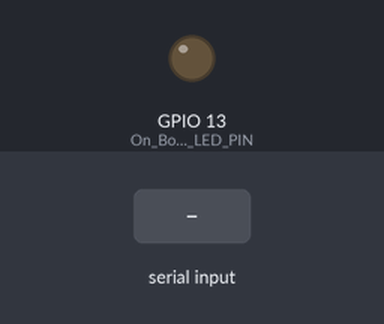
Simulated run of this sketch. Board: ESP32. Shown: output pins drawn as LEDs (lit = HIGH). Inputs (shaded band) come from the test bench. WiFi joins after 1.5 s; servers stay silent unless stated; uploads are accepted with an empty reply; what the sketch prints to the serial monitor is not drawn.

Above: at 3.7 s.
3.8 s: "90,45\n" received over Serial
5.3 s: "30,150\n" received over Serial
6.8 s: "0\n" received over Serial
At 7.92 s:
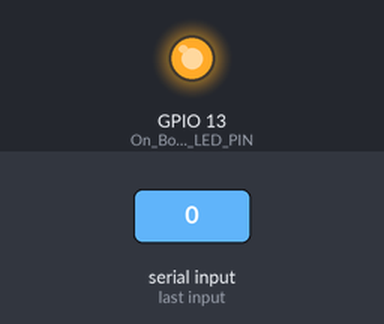
Timing chart, 0 to 9.8 s (numbered marks = the images above; inputs shaded):
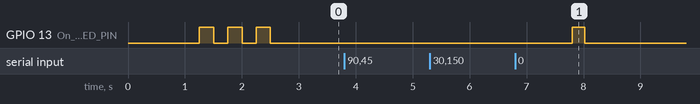

Measured:
- after the input at 3.8 s, every drawn part: stays the same
- after the input at 5.3 s, every drawn part: stays the same
- after the input at 6.8 s, GPIO 13 (On_Board_LED_PIN): LOW → HIGH after 1.0 s, → LOW 0.22 s later

The sketch:

esp32_wifi.ino
```cpp
#include "WiFi.h"
#include <HTTPClient.h>

// WiFi credentials
const char* ssid = "-Insert Wifi Name-";          // WiFi network name (SSID)
const char* password = "-Insert Wifi Password-";    // WiFi password

// Google Apps Script Web App URL for data submission
String Web_App_URL = "https://script.google.com/macros/s/AKfycbxqODgmwtgdT65K4eHZ3o8GDwfrviQeMIPJLl4Rtm7evwjQbFujbmngrwrkdEOvbvwT/exec";

// Variables to store data
String Person = "Bob";           // Example person name
String Authorization = "Yes";    // Example authorization status
int image = 5;                   // Example image ID
int id = 2;                      // Example unique ID

#define On_Board_LED_PIN 13      // Onboard LED pin for visual indication

bool dataSent = false;           // Flag to track if data has been sent

// Function to gather data from user input through Serial Monitor
void Getting_Fingerdata() {
  // Prompt user to enter person's name
  Serial.println("Please enter the person's name:");
  while (Serial.available() == 0); // Wait for user input
  Person = Serial.readStringUntil('\n');
  Person.trim(); // Remove any newline characters

  // Prompt user to enter authorization status
  Serial.println("Please enter the authorization status (Yes/No):");
  while (Serial.available() == 0); // Wait for user input
  Authorization = Serial.readStringUntil('\n');
  Authorization.trim(); // Remove any newline characters

  // Prompt user to enter image ID
  Serial.println("Please enter the image ID (integer):");
  while (Serial.available() == 0); // Wait for user input
  image = Serial.parseInt(); // Read integer value

  // Prompt user to enter unique ID
  Serial.println("Please enter the unique ID (integer):");
  while (Serial.available() == 0); // Wait for user input
  id = Serial.parseInt(); // Read integer value

  // Output gathered data to Serial Monitor
  Serial.println();
  Serial.println("-------------");
  Serial.print("Name : ");
  Serial.print(Person);
  Serial.print(" | Authorization : ");
  Serial.print(Authorization);
  Serial.print(" | Image : ");
  Serial.print(image);
  Serial.print(" | ID : ");
  Serial.print(id);
  Serial.println("-------------");
}

void setup() {
  // Initialize Serial communication
  Serial.begin(115200);
  delay(1000);

  // Configure the onboard LED as an output
  pinMode(On_Board_LED_PIN, OUTPUT);

  // Connect to Wi-Fi
  WiFi.mode(WIFI_STA); // Set Wi-Fi to station mode
  WiFi.begin(ssid, password); // Start connection
  Serial.print("Connecting to WiFi");

  int timeout = 40; // 20 seconds timeout (40 * 250 ms)
  while (WiFi.status() != WL_CONNECTED && timeout > 0) {
    delay(250);
    Serial.print(".");
    digitalWrite(On_Board_LED_PIN, HIGH); // Blink LED while connecting
    delay(250);
    digitalWrite(On_Board_LED_PIN, LOW);
    timeout--;
  }

  // Check Wi-Fi connection status
  if (WiFi.status() == WL_CONNECTED) {
    Serial.println("\nWiFi connected");
  } else {
    Serial.println("\nWiFi connection failed, restarting...");
    ESP.restart(); // Restart ESP if connection fails
  }
}

void loop() {
  // Check if data has already been sent
  if (!dataSent) {
    Getting_Fingerdata(); // Gather data from user input

    // Send data if Wi-Fi is connected
    if (WiFi.status() == WL_CONNECTED) {
      digitalWrite(On_Board_LED_PIN, HIGH); // Turn on LED to indicate data sending

      // Form the URL for sending data
      String Send_Data_URL = Web_App_URL + "?sts=write";
      Send_Data_URL += "&id=" + String(id);
      Send_Data_URL += "&image=" + String(image);
      Send_Data_URL += "&person=" + Person;
      Send_Data_URL += "&authorization=" + Authorization;

      // Output the URL to the Serial Monitor for debugging
      Serial.println("\n-------------");
      Serial.println("Sending data to Google Spreadsheet...");
      Serial.print("URL: ");
      Serial.println(Send_Data_URL);

      // Send the HTTP GET request
      HTTPClient http;
      http.begin(Send_Data_URL.c_str());
      int httpCode = http.GET();

      // Handle the response
      if (httpCode > 0) {
        Serial.print("HTTP Status Code: ");
        Serial.println(httpCode);
        String payload = http.getString(); // Read server response
        Serial.println("Payload: " + payload);

        // Set the flag to true after successful data transmission
        dataSent = true;
      } else {
        Serial.print("HTTP request failed: ");
        Serial.println(http.errorToString(httpCode).c_str());
      }

      http.end(); // Close connection
      digitalWrite(On_Board_LED_PIN, LOW); // Turn off LED
      Serial.println("-------------");
    } else {
      Serial.println("WiFi not connected, retrying...");
    }
  }

  // Stop execution after sending data
  if (dataSent) {
    Serial.println("Data sent. Stopping further execution.");
    while (true) {
      delay(1000); // Infinite loop to stop further execution
    }
  }
}

/*
//>>>>>>>>>>>>>>>>>>>>>>>>>>>>>>>>>>>>>>>>>>>>>>>>>>>>>>>>>>>>>>>>>>>>>>>>>>>>>>>>>>>>>>>>> 04_Read_Data_from_Google_Sheets
//----------------------------------------Including the libraries.

//________________________________________________________________________________getValue()
// String function to process the data (Split String).
// I got this from : https://www.electroniclinic.com/reyax-lora-based-multiple-sensors-monitoring-using-arduino/
String getValue(String data, char separator, int index) {
  int found = 0;
  int strIndex[] = { 0, -1 };
  int maxIndex = data.length() - 1;

  for (int i = 0; i <= maxIndex && found <= index; i++) {
    if (data.charAt(i) == separator || i == maxIndex) {
      found++;
      strIndex[0] = strIndex[1] + 1;
      strIndex[1] = (i == maxIndex) ? i+1 : i;
    }
  }
  return found > index ? data.substring(strIndex[0], strIndex[1]) : "";
}
//________________________________________________________________________________

//________________________________________________________________________________VOID LOOP()
void loop() {
  // put your main code here, to run repeatedly:

  //----------------------------------------Conditions that are executed when WiFi is connected.
  // This condition is the condition for reading or getting data from Google Sheets.
  if (WiFi.status() == WL_CONNECTED) {
    digitalWrite(On_Board_LED_PIN, HIGH);

    // Create a URL for reading or getting data from Google Sheets.
    String Read_Data_URL = Web_App_URL + "?sts=read";

    Serial.println();
    Serial.println("-------------");
    Serial.println("Read data from Google Spreadsheet...");
    Serial.print("URL : ");
    Serial.println(Read_Data_URL);

    //::::::::::::::::::The process of reading or getting data from Google Sheets.
      // Initialize HTTPClient as "http".
      HTTPClient http;

      // HTTP GET Request.
      http.begin(Read_Data_URL.c_str());
      http.setFollowRedirects(HTTPC_STRICT_FOLLOW_REDIRECTS);

      // Gets the HTTP status code.
      int httpCode = http.GET();
      Serial.print("HTTP Status Code : ");
      Serial.println(httpCode);

      // Getting response from google sheet.
      String payload;
      if (httpCode > 0) {
        payload = http.getString();
        Serial.println("Payload : " + payload);
      }

      http.end();
    //::::::::::::::::::

    digitalWrite(On_Board_LED_PIN, LOW);
    Serial.println("-------------");

    //::::::::::::::::::Conditions that are executed if reading or getting data from Google Sheets is successful (HTTP Status Codes : 200).
    if (httpCode == 200) {
      // The process of separating data that is read or obtained from Google Sheets.
      Status_Read_Sensor = getValue(payload, ',', 0);
      Temp = getValue(payload, ',', 1).toFloat();
      Humd = getValue(payload, ',', 2).toInt();
      Switch_1_State = getValue(payload, ',', 3);
      Switch_2_State = getValue(payload, ',', 4);

      if (Status_Read_Sensor == "Success") {
        lcd.clear();
        lcd.setCursor(0,0);
        lcd.print("Temp : ");
        lcd.print(Temp);
        lcd.print(" ");
        lcd.write(degree_Char_Num);
        lcd.print("C");
        lcd.setCursor(0,1);
        lcd.print("Humd : ");
        lcd.print(Humd);
        lcd.print(" %");
      }
      if (Status_Read_Sensor == "Failed") {
        lcd.clear();
        lcd.setCursor(0,0);
        lcd.print("Temp : Err");
        lcd.setCursor(0,1);
        lcd.print("Humd : Err");
      }

      if (Switch_1_State == "On") digitalWrite(LED_1_PIN, HIGH);
      if (Switch_1_State == "Off") digitalWrite(LED_1_PIN, LOW);
      if (Switch_2_State == "On") digitalWrite(LED_2_PIN, HIGH);
      if (Switch_2_State == "Off") digitalWrite(LED_2_PIN, LOW);
    } else {
      lcd.clear();
      lcd.setCursor(0,0);
      lcd.print("Failed to");
      lcd.setCursor(0,1);
      lcd.print("get data !");
      delay(2000);
      lcd.clear();
      lcd.setCursor(0,0);
      lcd.print("Please wait to");
      lcd.setCursor(0,1);
      lcd.print("get data again.");
    }
    //::::::::::::::::::
  }
  //----------------------------------------

  delay(10000);
}
*/
```
